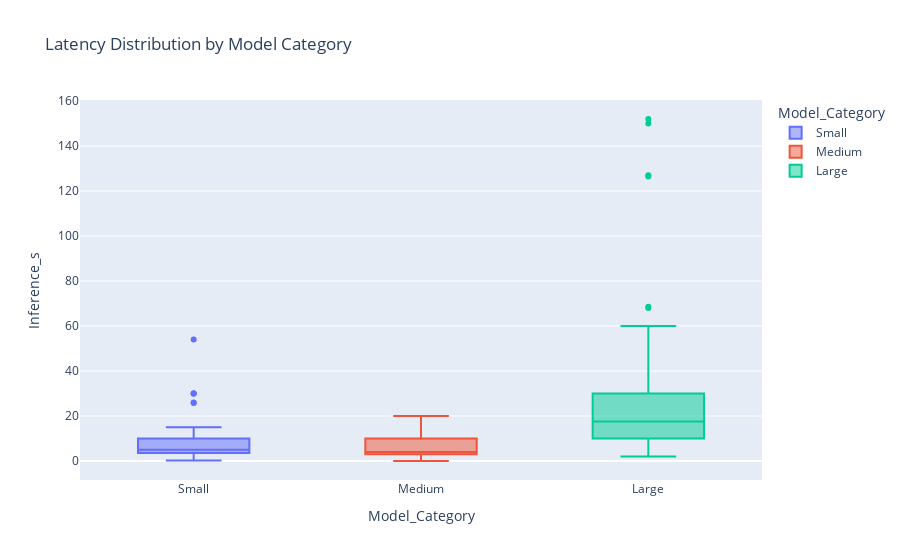

The cell this chart's notebook holds for it:
### Code cell
fig = px.box(
    df,
    x='Model_Category',
    y='Inference_s',
    color='Model_Category',
    title='Latency Distribution by Model Category'
)
fig.show()

### Figure 1 — Plotly figure (JSON) as saved in the notebook; plotly's stock layout.template omitted (floating-point values rounded to 4 significant figures)
{"data": [{"alignmentgroup": "True", "hovertemplate": "Model_Category=%{x}<br>Inference_s=%{y}<extra></extra>", "legendgroup": "Small", "marker": {"color": "#636efa"}, "name": "Small", "notched": false, "offsetgroup": "Small", "orientation": "v", "showlegend": true, "type": "box", "x": ["Small", "Small", "Small", "Small", "Small", "Small", "Small", "Small", "Small", "Small", "Small", "Small", "Small", "Small", "Small", "Small", "Small", "Small", "Small", "Small", "Small", "Small", "Small", "Small", "Small", "Small", "Small", "Small", "Small", "Small", "Small", "Small", "Small", "Small", "Small", "Small", "Small", "Small", "Small", "Small", "Small", "Small", "Small", "Small", "Small", "Small", "Small", "Small", "Small", "Small", "Small", "Small", "Small", "Small", "Small", "Small", "Small", "Small", "Small", "Small"], "x0": " ", "xaxis": "x", "y": [1.9, 3, 4, 4, 4, 5, 3.5, 4.5, 3.5, 4.7, 2, 3, 2, 3, 11.5, 12, 6, 6.5, 8, 8.5, 11, 12, 14, 15, 25.8, 26, 5.6, 6.9, 1.5, 1.6, 0.5, 0.6, 0.2, 0.3, 5, 5, 7, 7, 10, 10, 5, 5, 3, 3, 4, 4, 15, 15, 30, 30, 54, 30, 8, 8, 5, 5, 10, 10, 5, 5], "y0": " ", "yaxis": "y"}, {"alignmentgroup": "True", "hovertemplate": "Model_Category=%{x}<br>Inference_s=%{y}<extra></extra>", "legendgroup": "Medium", "marker": {"color": "#EF553B"}, "name": "Medium", "notched": false, "offsetgroup": "Medium", "orientation": "v", "showlegend": true, "type": "box", "x": ["Medium", "Medium", "Medium", "Medium", "Medium", "Medium", "Medium", "Medium", "Medium", "Medium", "Medium", "Medium", "Medium", "Medium", "Medium", "Medium", "Medium", "Medium", "Medium", "Medium", "Medium", "Medium", "Medium", "Medium", "Medium", "Medium", "Medium", "Medium", "Medium", "Medium", "Medium", "Medium", "Medium", "Medium", "Medium", "Medium", "Medium", "Medium", "Medium", "Medium", "Medium", "Medium", "Medium", "Medium", "Medium", "Medium", "Medium", "Medium", "Medium", "Medium", "Medium", "Medium", "Medium", "Medium", "Medium", "Medium", "Medium", "Medium", "Medium", "Medium"], "x0": " ", "xaxis": "x", "y": [2.8, 2.5, 2, 3, 3, 4, 2.5, 3, 3, 4.1, 4, 3.5, 2.5, 4.5, 4, 5, 2, 2.5, 11, 12.4, 9.5, 10, 11.5, 12.4, 10.5, 11.5, 3.5, 4, 9, 9.5, 20, 10, 2, 4, 3, 5, 8, 12, 7, 10, 10, 10, 5, 10, 1, 2, 0, 0, 5, 10, 14, 20, 8, 8, 2, 3, 3, 3, 3, 3], "y0": " ", "yaxis": "y"}, {"alignmentgroup": "True", "hovertemplate": "Model_Category=%{x}<br>Inference_s=%{y}<extra></extra>", "legendgroup": "Large", "marker": {"color": "#00cc96"}, "name": "Large", "notched": false, "offsetgroup": "Large", "orientation": "v", "showlegend": true, "type": "box", "x": ["Large", "Large", "Large", "Large", "Large", "Large", "Large", "Large", "Large", "Large", "Large", "Large", "Large", "Large", "Large", "Large", "Large", "Large", "Large", "Large", "Large", "Large", "Large", "Large", "Large", "Large", "Large", "Large", "Large", "Large", "Large", "Large", "Large", "Large", "Large", "Large", "Large", "Large", "Large", "Large", "Large", "Large", "Large", "Large", "Large", "Large", "Large", "Large", "Large", "Large", "Large", "Large", "Large", "Large", "Large", "Large", "Large", "Large", "Large", "Large"], "x0": " ", "xaxis": "x", "y": [12, 15, 4, 3.5, 5, 6, 2.5, 3, 3, 2, 3, 4, 12, 13.5, 3.5, 4.5, 11, 13, 11, 12, 152, 150, 68, 68.5, 127, 126.5, 6.5, 7, 21, 21.5, 19, 14, 19, 16, 10, 10, 10, 10, 60, 60, 50, 50, 27, 22, 30, 30, 25, 20, 28, 23, 43, 40, 29, 24, 35, 30, 33, 28, 16, 10], "y0": " ", "yaxis": "y"}], "layout": {"boxmode": "overlay", "legend": {"title": {"text": "Model_Category"}, "tracegroupgap": 0}, "title": {"text": "Latency Distribution by Model Category"}, "xaxis": {"anchor": "y", "categoryarray": ["Small", "Medium", "Large"], "categoryorder": "array", "domain": [0, 1], "title": {"text": "Model_Category"}}, "yaxis": {"anchor": "x", "domain": [0, 1], "title": {"text": "Inference_s"}}}}
